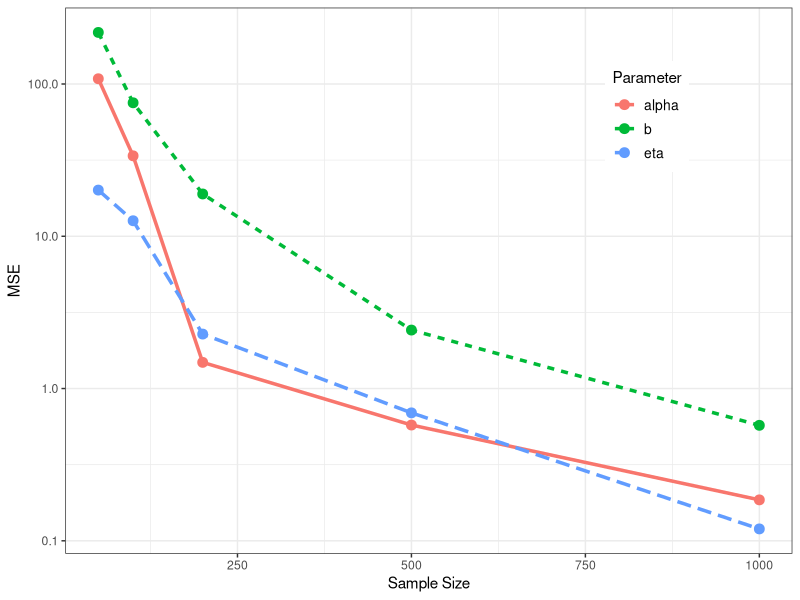
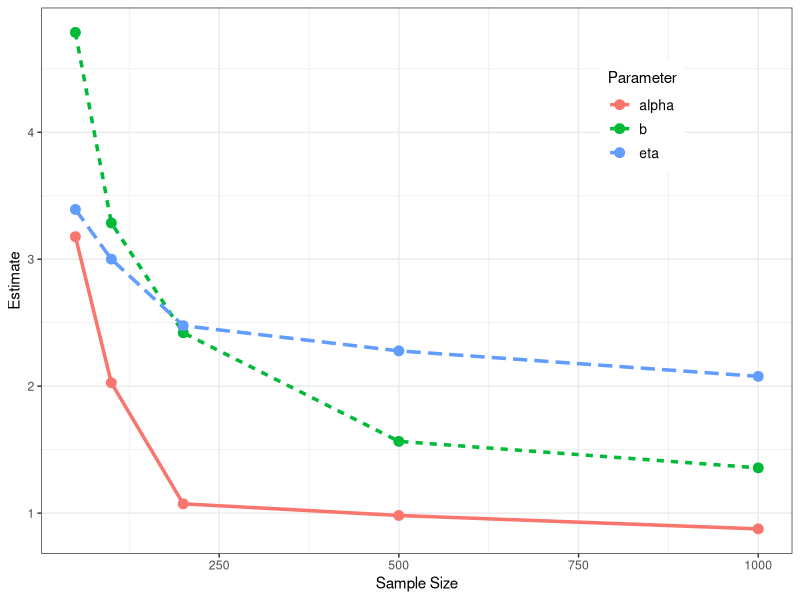

The R source for these figures, in order:
library(ggplot2)
library(tidyr)
library(dplyr)

# Sample sizes
n_vals <- c(50,100,200,500,1000)

# Updated MSE values from latest simulation
mse_alpha <- c(108.2436, 33.7425, 1.4852, 0.5758, 0.1857)
mse_b     <- c(218.0672, 75.2569, 18.9527, 2.4207, 0.5733)
mse_eta   <- c(20.0982, 12.6440, 2.2783, 0.6922, 0.1197)

# Create dataframe
df <- data.frame(
  SampleSize = rep(n_vals, 3),
  Parameter  = factor(rep(c("alpha","b","eta"), each = 5)),
  MSE = c(mse_alpha, mse_b, mse_eta)
)

# Plot
p <- ggplot(df, aes(x = SampleSize, y = MSE,
                    color = Parameter, linetype = Parameter)) +
  geom_line(size = 1.2) +
  geom_point(size = 3) +
  scale_y_log10() +
  labs(x = "Sample Size",
       y = "MSE") +
  theme_bw() +
  theme(
    plot.title = element_text(hjust = 0.5, size = 14, face = "bold"),
    legend.position = c(0.8, 0.80),
    legend.text = element_text(size = 10)
  )

p

# Mean estimates
alpha_hat <- c(3.1777, 2.0266, 1.0733, 0.9814, 0.8757)
b_hat     <- c(4.7862, 3.2855, 2.4207, 1.5652, 1.3567)
eta_hat   <- c(3.3920, 3.0005, 2.4765, 2.2779, 2.0772)

# Create dataframe
df_est <- data.frame(
  SampleSize = rep(n_vals, 3),
  Parameter  = factor(rep(c("alpha","b","eta"), each = 5)),
  Estimate   = c(alpha_hat, b_hat, eta_hat)
)

# Plot
p_est <- ggplot(df_est, aes(x = SampleSize, y = Estimate,
                            color = Parameter, linetype = Parameter)) +
  geom_line(size = 1.2) +
  geom_point(size = 3) +
  labs(x = "Sample Size",
       y = "Estimate") +
  theme_bw() +
  theme(
    plot.title = element_text(hjust = 0.5, size = 14, face = "bold"),
    legend.position = c(0.8, 0.80),
    legend.text = element_text(size = 10)
  )

p_est